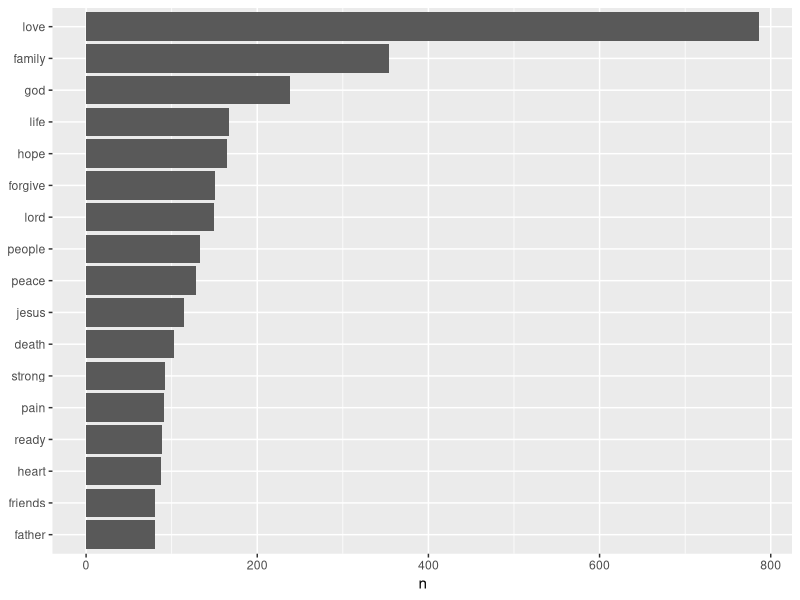
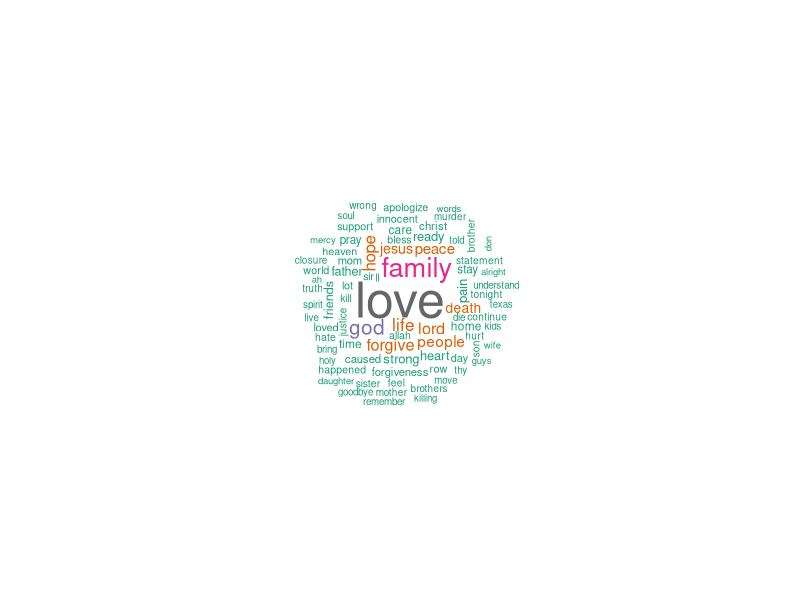
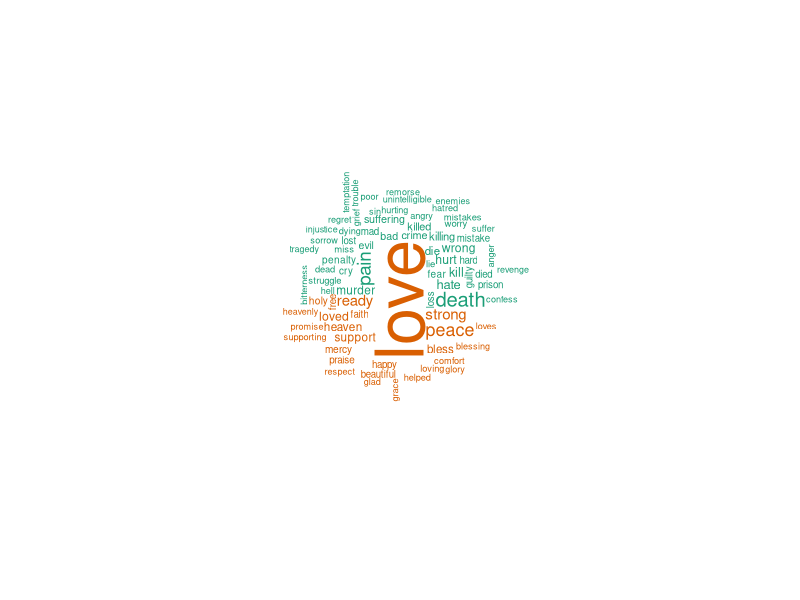
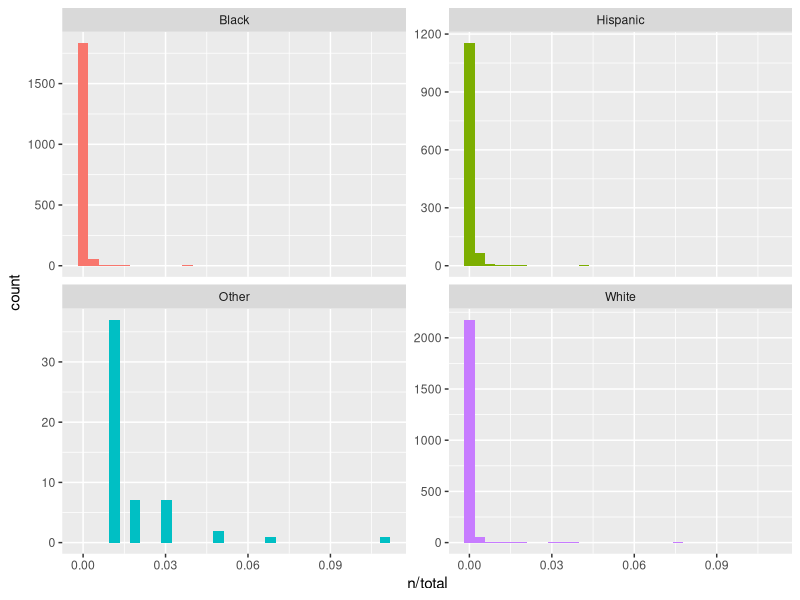
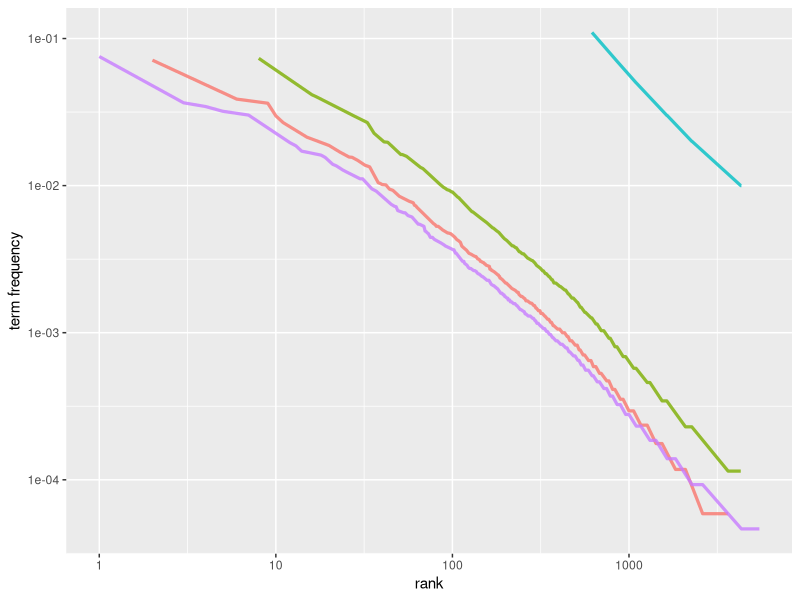
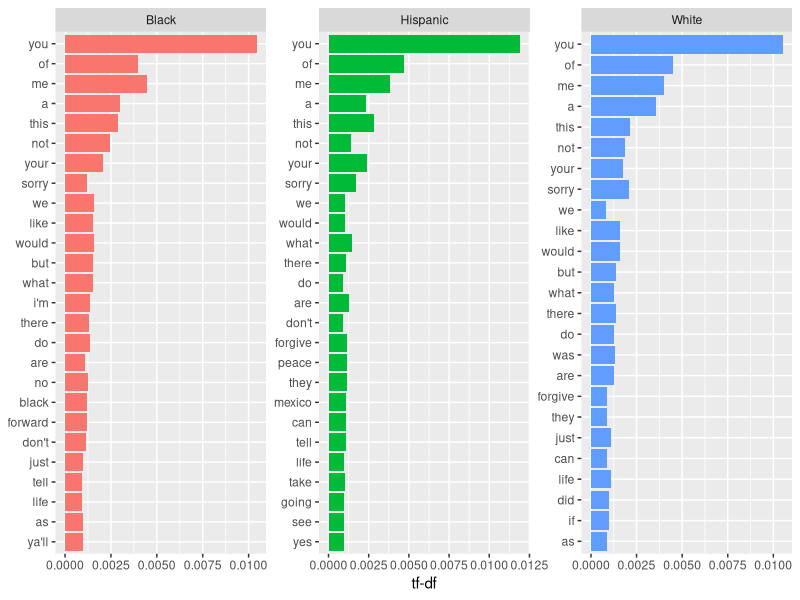
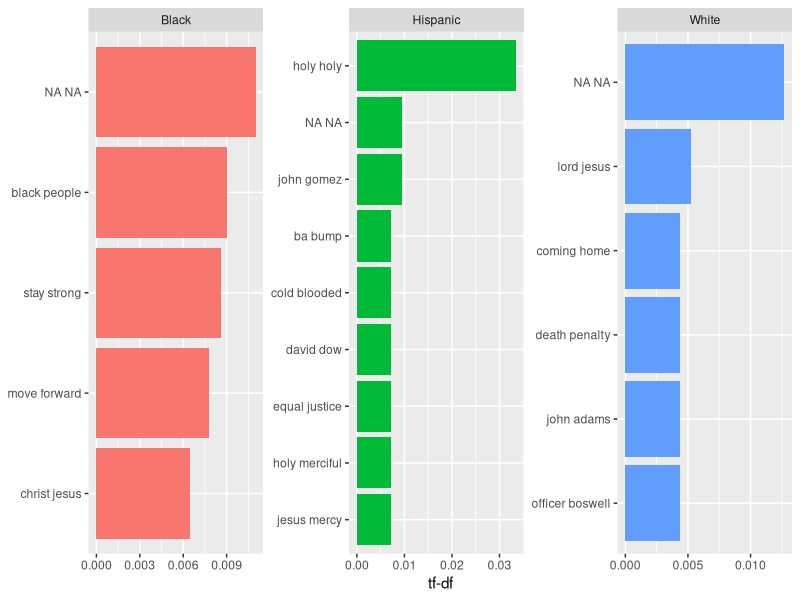

Write R code to recreate these figures, in order. (Note: this script raises an error after producing the figures.)
if(!require(tidytext)) install.packages("tidytext")
library(tidytext)
if(!require(tibble)) install.packages("tibble")
library(tibble)
if(!require(tidyverse)) install.packages("tidyverse")
library(tidyverse)
if(!require(wordcloud)) install.packages("wordcloud")
library(wordcloud)
if(!require(reshape2)) install.packages("reshape2")
library(reshape2)
if(!require(ggraph)) install.packages("ggraph")
library(ggraph)
# may need to install.packages("geforce")
# linux may require sudo apt-get install libudunits2-dev

# setwd("C:/Users/e/Documents/R/inmate.last.words")
setwd("/home/e/R/inmate.last.words")

# read data, prepare text for tidying
x <- read_csv("data/Texas Last Statement - CSV.csv")
y <- x$LastStatement
y <- data_frame(y)

# Modify stop_words slightly
custom_stop_words <- 
  bind_rows(stop_words,
            data_frame(word = c("ya'll", 
                                "y'all",
                                "warden"),
                       lexicon = "custom"))

# tidy the text
y.tidy <- y %>% 
  unnest_tokens(word,y) %>% 
  anti_join(custom_stop_words)

# list of top 20 used words, sorted
y.tidy %>% 
  count(word, sort = TRUE) %>% 
  slice(1:20)

# plot of above list of top used words
y.tidy %>% 
  count(word, sort = TRUE) %>% 
  filter(n>80) %>% 
  mutate(word=reorder(word,n)) %>% 
  ggplot(aes(word, n)) +
  geom_col() +
  xlab(NULL) +
  coord_flip()

# wordcloud of above list of top used words
pal <- brewer.pal(8,"Dark2")
y.tidy %>% 
  count(word) %>% 
  with(wordcloud(word,n,
                 max.words=80,
                 min.freq=20,
                 colors=pal,
                 random.order = F,
                 random.color = F,
                 scale=c(3,.5)
                 ))

# Comparison wordcloud of top used words according to (bing) sentiment
## negative words likely taken grossly out of context in this case
y.tidy %>%
  inner_join(get_sentiments("bing")) %>%
  count(word, sentiment, sort = TRUE) %>%
  acast(word ~ sentiment, value.var = "n", fill = 0) %>%
  comparison.cloud(max.words = 80
                   # scale=c(3,.2)
                   )
## Word contributions to sentiment
# y.tidy %>% 
#   inner_join(get_sentiments("bing")) %>% 
#   count(word, sentiment, sort=TRUE) %>% 
#   filter(n>20) %>% 
#   mutate(n = ifelse(sentiment == "negative", -n, n)) %>%
#   mutate(word = reorder(word, n)) %>%
#   ggplot(aes(word, n, fill = sentiment)) +
#   geom_col() +
#   coord_flip() +
#   labs(y = "Contribution to sentiment")

## We can try different sentiment dictionaries
# y.tidy %>%
#   inner_join(get_sentiments("nrc")) %>% 
#   count(word, sentiment, sort = TRUE) %>%
#   acast(word ~ sentiment, value.var = "n", fill = 0) %>%
# 
# y.tidy %>%
#   inner_join(get_sentiments("loughran")) 

# comparison of last statements between races?
## select statement and race columns
x.1 <- x %>% 
  select(Race, LastStatement)
## unnested words used per race
x.2 <- x.1 %>% 
  unnest_tokens(word,LastStatement) %>% 
  count(Race,word,sort=T) %>% 
  ungroup()
## total words used per race
x.3 <- x.2 %>% 
  group_by(Race) %>% 
  summarise(total=sum(n))
## each word used compared to total used per race
x.4 <- left_join(x.2,x.3)

## common words like i,you, to, etc appear very frequently of course
ggplot(x.4,aes(n/total,fill=Race))+
  geom_histogram(show.legend=FALSE)+
  # xlim(NA,0.0009)+
  facet_wrap(~Race,scales="free_y")

x.5 <- x.4 %>% 
  mutate(rank=row_number(),
         `term frequency` =n/total)
x.5 %>% 
  ggplot(aes(rank,`term frequency`,color=Race))+
  geom_line(size = 1.1, alpha = 0.8, show.legend = FALSE) + 
  scale_x_log10() +
  scale_y_log10()

## Find common words in the corpus

x.6 <- x.4 %>% 
  bind_tf_idf(word,Race,n)

x.6 %>% 
  select(-total) %>% 
  arrange(desc(tf_idf))

x.6 %>% 
  filter(Race!="Other") %>% 
  arrange(desc(tf_idf)) %>% 
  mutate(word=factor(word,levels=rev(unique(word)))) %>% 
  group_by(Race) %>% 
  top_n(25,tf_idf) %>% 
  ungroup() %>% 
  ggplot(aes(word, tf_idf,fill=Race))+
  geom_col(show.legend=F)+
  labs(x=NULL,y="tf-df")+
  facet_wrap(~Race,scale="free")+
  coord_flip()

# bigrams
x.bigrams <- x.1 %>% 
  unnest_tokens(bigram,LastStatement,token="ngrams",n=2)

x.bigrams %>% 
  count(bigram,sort=T)

x.bigrams.separated <- x.bigrams %>% 
  separate(bigram, c("word1","word2"),sep=" ")

x.bigrams.filtered <- x.bigrams.separated %>% 
  filter(!word1 %in% stop_words$word) %>% 
  filter(!word2 %in% stop_words$word)

x.bigram.counts <- x.bigrams.filtered %>% 
  count(word1,word2,sort=T)

x.bigrams.united <- x.bigrams.filtered %>% 
  unite(bigram,word1,word2,sep=" ")

x.bigrams.filtered %>% 
  filter(word1 == "polunsky") %>% 
  count(Race, word1,sort=T)

x.bigram.tf.idf <- x.bigrams.united %>% 
  count(Race,bigram) %>% 
  bind_tf_idf(bigram,Race,n) %>% 
  arrange(desc(tf_idf))

x.bigram.tf.idf %>% 
  filter(Race!="Other") %>% 
  arrange(desc(tf_idf)) %>%
  mutate(bigram=factor(bigram,levels=rev(unique(bigram)))) %>%
  group_by(Race) %>% 
  top_n(5) %>% 
  ungroup() %>%
  ggplot(aes(bigram, tf_idf,fill=Race))+
  geom_col(show.legend=F)+
  labs(x=NULL,y="tf-df")+
  facet_wrap(~Race,scale="free")+
  coord_flip()

x %>% 
  filter(str_detect(LastStatement,"innocent")) %>% 
  select(LastStatement)
  
# trigrams
x.trigrams <- x.1 %>% 
  unnest_tokens(trigram,LastStatement,token="ngrams",n=3) %>% 
  separate(trigram, c("word1", "word2", "word3"), sep = " ") %>%
  # filter(!word1 %in% stop_words$word,
  #        !word2 %in% stop_words$word,
  #        !word3 %in% stop_words$word) %>%
  count(word1, word2, word3, sort = TRUE)


x.bigrams.separated %>% 
  filter(word1=="not") %>% 
  count(word1,word2,sort=T)

AFINN <- get_sentiments("afinn")
x.not.words <- x.bigrams.separated %>% 
  filter(word1=="not") %>% 
  inner_join(AFINN,by=c(word2="word")) %>% 
  count(word2,score,sort=T) %>% 
  ungroup()

x.not.words %>% 
  mutate(contribution=n*score) %>% 
  arrange(desc(abs(contribution))) %>% 
  head(20) %>% 
  mutate(word2=reorder(word2,contribution)) %>% 
  ggplot(aes(word2,n*score,fill=n*score>0))+
  geom_col(show.legend = FALSE) +
  xlab("Words preceded by \"not\"") +
  ylab("Sentiment score * number of occurrences") +
  coord_flip()

negation_words <- c("not", "no", "never", "without")

negated_words <- x.bigrams.separated %>%
  filter(word1 %in% negation_words) %>%
  inner_join(AFINN, by = c(word2 = "word")) %>%
  count(word1, word2, score, sort = TRUE) %>%
  ungroup()


library(igraph)
library(ggraph)
x.bigram.counts

x.bigram.graph <- x.bigram.counts %>% 
  filter(n>4) %>% 
  graph_from_data_frame()

ggraph(x.bigram.graph, layout = "fr") +
  geom_edge_link() +
  geom_node_point() +
  geom_node_text(aes(label = name), vjust = 1, hjust = 1)

a <- grid::arrow(type = "closed", length = unit(.15, "inches"))

ggraph(x.bigram.graph, layout = "fr") +
  geom_edge_link(aes(edge_alpha = n), show.legend = FALSE,
                 arrow = a, end_cap = circle(.07, 'inches')) +
  geom_node_point(color = "lightblue", size = 5) +
  geom_node_text(aes(label = name), vjust = 1, hjust = 1) +
  theme_void()


x.1 %>% 
  filter(Race=="Black")
